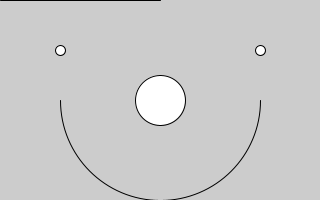
Frame 1 (no input)
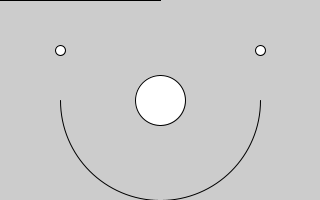
Frame 60 (the mouse pressed at the canvas centre just before this capture)
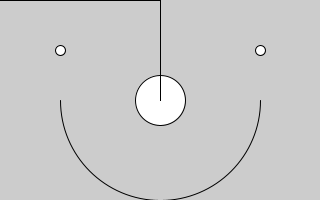
Frame 120 (the mouse held since frame 60 and released just before this capture)

The Processing sketch that drew these frames (run headless with seeded random() and noise(); from frame 60 on, the mouse is pressed at the canvas centre):

// Processing sketch: smileface
// ── smileface.pde
float centerX, centerY;

void setup(){
  size(320,200);
  centerX = width/2;
  centerY = height/2;
  
  //nose
  ellipse(centerX, centerY, 50,50);
  // mouth
  noFill();
  arc(centerX, centerY, height, height, 0, PI);
  //eyes
  fill(255);
  ellipse(centerX-100, centerY-50, 10,10);
  ellipse(centerX+100, centerY-50, 10,10);
}

void draw(){
  line(centerX, 0, mouseX, mouseY);
}
